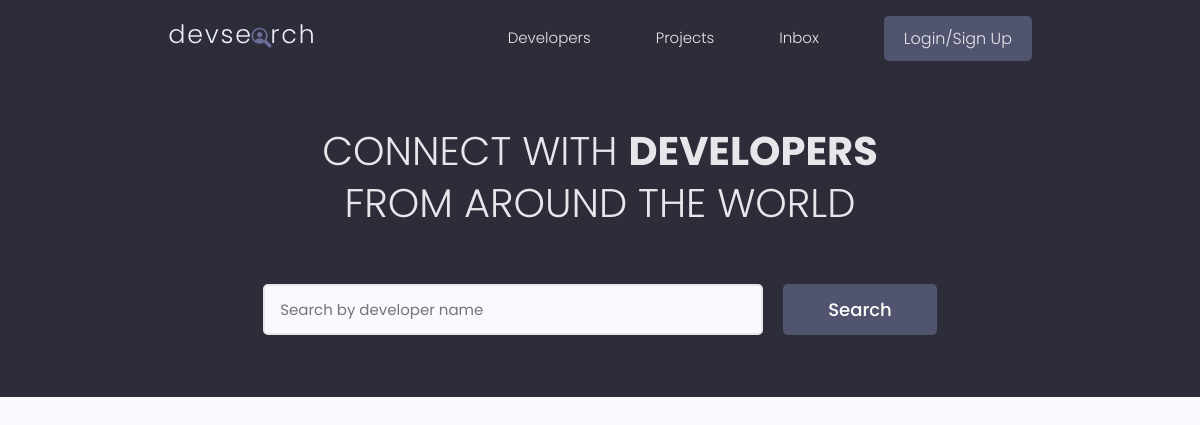
The app's page /, older data.
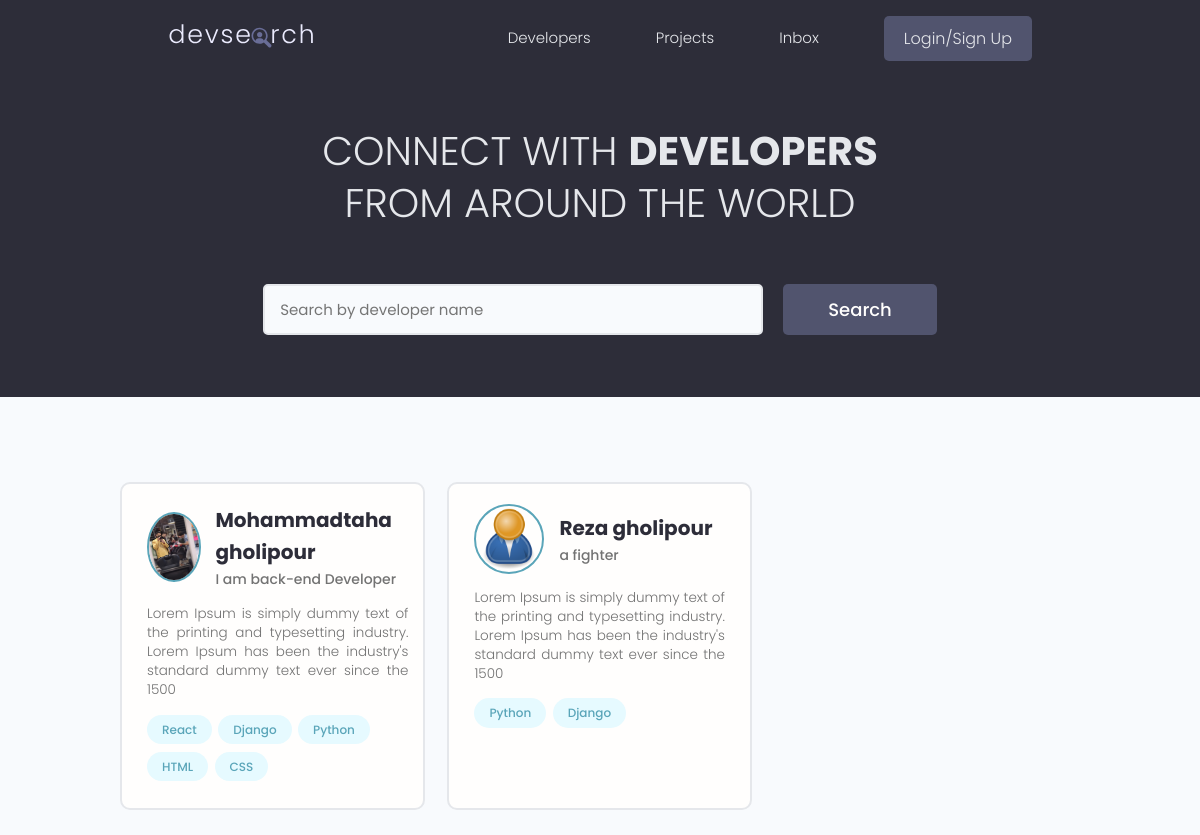
The same page, newer data.
### users/models.py (models this page shows, shortened)
class Profile(models.Model):
    user = models.OneToOneField(
        User, on_delete=models.CASCADE, null=True, blank=True)
    name = models.CharField(max_length=200, blank=True, null=True)
    email = models.EmailField(max_length=500, blank=True, null=True)
    username = models.CharField(max_length=200, blank=True, null=True)
    location = models.CharField(max_length=200, blank=True, null=True)
    short_intro = models.CharField(max_length=200, blank=True, null=True)
    bio = models.TextField(blank=True, null=True)
    profile_image = models.ImageField(
        null=True, blank=True, upload_to='profiles/', default="profiles/user-default.png")
    social_github = models.CharField(max_length=200, blank=True, null=True)
    social_twitter = models.CharField(max_length=200, blank=True, null=True)
    social_linkedin = models.CharField(max_length=200, blank=True, null=True)
    social_youtube = models.CharField(max_length=200, blank=True, null=True)
    social_website = models.CharField(max_length=200, blank=True, null=True)
    created = models.DateTimeField(auto_now_add=True)
    id = models.UUIDField(default=uuid.uuid4, unique=True,
                          primary_key=True, editable=False)

class Skill(models.Model):
    owner = models.ForeignKey(
        Profile, on_delete=models.CASCADE, null=True, blank=True)
    name = models.CharField(max_length=200, null=True, blank=True)
    description = models.TextField(null=True, blank=True)
    created = models.DateTimeField(auto_now_add=True)
    id = models.UUIDField(default=uuid.uuid4, unique=True,
                          primary_key=True, editable=False)
    def __str__(self):
        return str(self.name)

### users/views.py (the view)
# urls.py: path('', views.profiles, name='profiles'),
def profiles(request):
    profiles = Profile.objects.all()
    context = {'profiles': profiles}
    return render(request, 'users/profiles.html', context)

### users/templates/users/profiles.html (shortened to what this page needs)
{% extends 'main.html' %} {% block content %}
<main class="home">
  <section class="hero-section text-center">
    <div class="container container--narrow">
      <div class="hero-section__box">
        <h2>CONNECT WITH <span>DEVELOPERS</span></h2>
        <h2>FROM AROUND THE WORLD</h2>
      </div>
      <div class="hero-section__search">
        <form class="form" action="#" method="get">
          <div class="form__field">
            <input
              class="input input--text"
              id="formInput#search"
              type="text"
              name="text"
              placeholder="Search by developer name"
            />
          </div>
          <input class="btn btn--sub btn--lg" type="submit" value="Search" />
        </form>
      </div>
    </div>
  </section>
  <section class="devlist">
    <div class="container">
      <div class="grid grid--three">
        {% for profile in profiles %}
        <div class="column card">
          <div class="dev">
            <a href="{% url 'user-profile' profile.id %}" class="card__body">
              <div class="dev__profile">
                <img
                  class="avatar avatar--md"
                  src="{{ profile.profile_image.url }} "
                  alt="image"
                />
                <div class="dev__meta">
                  <h3>{{profile.name}}</h3>
                  <h5>{{profile.short_intro|slice:"60"}}</h5>
                </div>
              </div>
              <p class="dev__info">{{profile.bio|slice:"150"}}</p>
              <div class="dev__skills">
                {% for skill in profile.skill_set.all|slice:"5" %}
                <span class="tag tag--pill tag--main">
                  <small>{{skill}}</small>
                </span>
                {% endfor %}
              </div>
            </a>
          </div>
        </div>
        {% endfor %}
      </div>
    </div>
  </section>
</main>
{% endblock content %}

### templates/main.html (shortened to what this page needs)
<!DOCTYPE html>
{% load static %}
<html>
<head>
    <link rel="stylesheet" href="https://cdn.iconmonstr.com/1.3.0/css/iconmonstr-iconic-font.min.css" />
    <link rel="stylesheet" href="{% static 'uikit/styles/uikit.css' %}" />
    <link rel="stylesheet" href="{% static 'styles/app.css' %}" />
</head>
<body>
    {% include 'navbar.html' %}
    {% block content %}
    {% endblock content %}
</body>
</html>

### templates/navbar.html (shortened to what this page needs)
{% load static %}
<header class="header">
    <div class="container container--narrow">
      <a href="{% url 'profiles' %}" class="header__logo">
        <img src="{% static 'images/Logo.svg' %}" alt="DevSearch Logo" />
      </a>
      <nav class="header__nav">
        <ul class="header__menu">
          <li class="header__menuItem"><a href="{% url 'profiles' %}">Developers</a></li>
          <li class="header__menuItem"><a href="{% url 'projects' %}">Projects</a></li>
          <li class="header__menuItem"><a href="">Inbox</a></li>
          {% if request.user.is_authenticated %}
          <li class="header__menuItem"><a href="{% url 'create-project' %}">Add Project</a></li>
          <li class="header__menuItem"><a href="{% url 'logout' %}" class="btn btn--sub">Logout</a></li>
          {% else %}
          <li class="header__menuItem"><a href="{% url 'login' %}" class="btn btn--sub">Login/Sign Up</a></li>
          {% endif %}
        </ul>
      </nav>
    </div>
  </header>

### static/styles/app.css (style rules this page uses)
:root { --color-sub: #2d2d39; }
.btn--sub { background-color: var(--color-sub-light); }
.card { border: 2px solid var(--color-light); }
img { width: 100%; }
.header { position: sticky; z-index: 111; background-color: var(--color-sub); padding: 1.5rem 0; }
.header > .container { display: flex; justify-content: space-between; align-items: center; }
.header__logo > img { height: 3.8rem; }
.header__nav > ul { display: inline-flex; align-items: center; list-style: none; gap: 6.5rem; }
.header__menuItem > a { color: var(--color-light); font-weight: 300; }
.hero-section { height: 40vh; display: flex; align-items: center; background-color: var(--color-sub); }
.hero-section__box { margin-bottom: 4rem; }
.hero-section__box > h2, .hero-section__box > h2 > span { font-size: 4rem; color: var(--color-light); line-height: 1.3; text-transform: uppercase; }
.hero-section__box > h2 { font-weight: 300; }
.hero-section__box > h2 > span { font-weight: 700; }
.hero-section__search > .form { display: flex; align-items: center; justify-content: center; gap: 2rem; }
.hero-section__search > .form input.input--text { width: 50rem; }
.devlist { margin-top: 8rem; }
.devlist .grid { align-items: stretch; }
.devlist .dev .dev__profile { display: flex; align-items: center; gap: 1.5rem; }
.devlist .dev .dev__meta h3 { color: var(--color-sub); font-size: 2rem; font-weight: 700; }
.devlist .dev .dev__meta h5 { color: var(--color-text); font-size: 1.4rem; font-weight: 500; }
.devlist .dev .dev__info { margin: 1.5rem 0; font-size: 1.35rem; line-height: 1.4; text-align: justify; }

### static/uikit/styles/modules/_variables.css (style rules this page uses)
:root { --color-main: #5aa5b9; --color-main-light: #e6faff; --color-sub: #3f4156; --color-sub-light: #51546e; --color-sub-lighter: #ededfd; --color-text: #737373; --color-gray: #8b8b8b; --color-light: #e5e7eb; --color-light-gray: #767676; --color-bg: #f8fafd; --color-white: #fffefd; --color-white-light: #f3f3f3; --color-success: #359e64; --color-success-bg: #def8e8; --color-error: #fc4b0b; --color-error-bg: #fff2ee; --font-base: 'Poppins', arial, helvetica, 'Segoe UI', roboto, ubuntu, sans-serif; --font-monospace: 'Fira Code', 'Courier New', courier, monospace; --font-regular: 300; --font-medium: 500; --font-bold: 700; --generic-shadow: 1px 1px 5px #00000010; --generic-transition: all 0.3s ease-in-out; }

### static/uikit/styles/modules/_base.css (style rules this page uses)
* { margin: 0; padding: 0; box-sizing: border-box; text-rendering: optimizeLegibility; color: inherit; font-size: inherit; }
html { font-size: 50%; }
@media only screen and (min-width: 480px) { html { font-size: 56.25%; } }
@media only screen and (min-width: 1200px) { html { font-size: 62.5%; } }
body { line-height: 1.6; font-weight: 400; font-size: 1.5rem; color: var(--color-text); background-color: var(--color-bg); min-height: 100vh; }

### static/uikit/styles/modules/_typography.css (style rules this page uses)
* { font-family: var(--font-base); }
h2 { font-size: 3.6rem; font-weight: var(--font-bold); }
h3 { font-size: 3.2rem; font-weight: var(--font-medium); }
h5 { font-size: 2.4rem; font-weight: var(--font-medium); }
h5, h6 { font-weight: var(--font-regular); }
p, span, strong { font-size: 1.6rem; color: var(--color-text); font-weight: var(--font-regular); }
a { padding-bottom: 2px; text-decoration: none; display: inline-block; color: var(--color-main); font-weight: var(--font-medium); }

### static/uikit/styles/modules/_utilities.css (style rules this page uses)
.container { width: 92%; max-width: 165rem; margin: 0 auto; box-sizing: border-box; }
.container--narrow { width: 92%; max-width: 120rem; }
@media screen and (min-width: 1000px) { .container { width: 90%; } }
@media screen and (min-width: 1000px) { .container--narrow { width: 85%; } }
@media screen and (min-width: 1200px) { .container { width: 80%; } }
@media screen and (min-width: 1200px) { .container--narrow { width: 72%; } }
.text-center { text-align: center; }

### static/uikit/styles/modules/_avatar.css (style rules this page uses)
.avatar { border-radius: 50%; border: 2px solid var(--color-main); object-fit: cover; }
.avatar--md { height: 7rem; width: 7rem; }

### static/uikit/styles/modules/_button.css (style rules this page uses)
.btn { display: inline-block; position: relative; cursor: pointer; background-color: var(--color-light); font-weight: var(--font-medium); color: var(--color-sub); text-decoration: none; padding: 1rem 2rem; border-radius: 0.5rem; border: none; width: -webkit-fit-content; width: -moz-fit-content; width: fit-content; height: -webkit-fit-content; height: -moz-fit-content; height: fit-content; font-size: 1.6rem; outline-width: 0; outline-color: transparent; -webkit-backface-visibility: hidden; backface-visibility: hidden; transition: all 0.3s ease-in-out; }
.btn--sub { background-color: var(--color-sub); color: var(--color-white); }
.btn--lg { font-size: 1.8rem; padding: 1.2rem 4.5rem; }

Row changes from the older to the newer data that the page shows:
added Profile: profile_image (picture), name "Mohammadtaha gholipour", short_intro "I am back-end Developer", bio "Lorem Ipsum is simply dummy text of the printing and typesetting industry. Lorem Ipsum has been the industry's standard dummy text ever since the 1500"
added Skill: name "React", shown under "Mohammadtaha gholipour"
added Skill: name "Django", shown under "Mohammadtaha gholipour"
added Skill: name "Python", shown under "Mohammadtaha gholipour"
added Skill: name "HTML", shown under "Mohammadtaha gholipour"
added Skill: name "CSS", shown under "Mohammadtaha gholipour"
added Profile: profile_image (placeholder picture), name "Reza gholipour", short_intro "a fighter", bio "Lorem Ipsum is simply dummy text of the printing and typesetting industry. Lorem Ipsum has been the industry's standard dummy text ever since the 1500"
added Skill: name "Python", shown under "Reza gholipour"
added Skill: name "Django", shown under "Reza gholipour"
